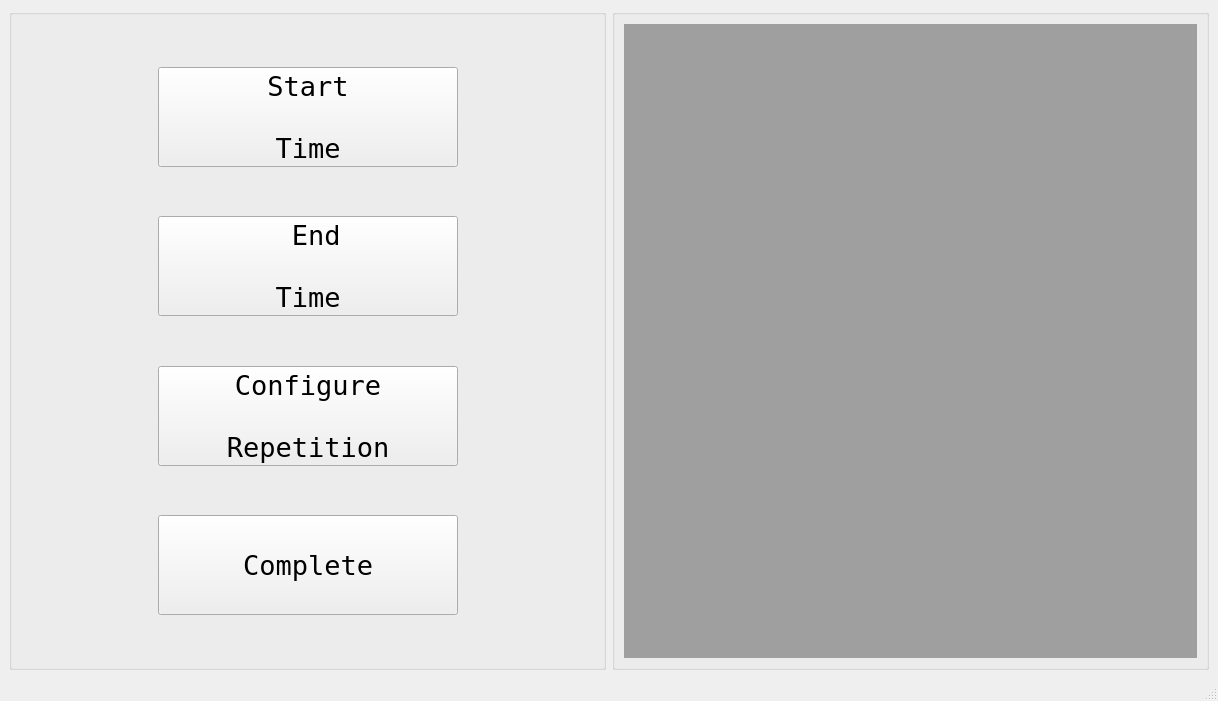
<?xml version="1.0" encoding="UTF-8"?>
<ui version="4.0">
 <class>BetterTimeGet</class>
 <widget class="QMainWindow" name="BetterTimeGet">
  <property name="geometry">
   <rect>
    <x>0</x>
    <y>0</y>
    <width>1218</width>
    <height>701</height>
   </rect>
  </property>
  <property name="windowTitle">
   <string>MainWindow</string>
  </property>
  <widget class="QWidget" name="centralwidget">
   <layout class="QHBoxLayout" name="horizontalLayout_5">
    <item>
     <widget class="QGroupBox" name="groupBox">
      <property name="title">
       <string/>
      </property>
      <layout class="QVBoxLayout" name="verticalLayout">
       <item>
        <spacer name="verticalSpacer_4">
         <property name="orientation">
          <enum>Qt::Vertical</enum>
         </property>
         <property name="sizeHint" stdset="0">
          <size>
           <width>20</width>
           <height>40</height>
          </size>
         </property>
        </spacer>
       </item>
       <item>
        <layout class="QHBoxLayout" name="horizontalLayout_3">
         <item>
          <spacer name="horizontalSpacer">
           <property name="orientation">
            <enum>Qt::Horizontal</enum>
           </property>
           <property name="sizeHint" stdset="0">
            <size>
             <width>40</width>
             <height>20</height>
            </size>
           </property>
          </spacer>
         </item>
         <item>
          <widget class="QPushButton" name="startTime">
           <property name="minimumSize">
            <size>
             <width>300</width>
             <height>100</height>
            </size>
           </property>
           <property name="maximumSize">
            <size>
             <width>300</width>
             <height>100</height>
            </size>
           </property>
           <property name="font">
            <font>
             <family>Terminal</family>
             <pointsize>20</pointsize>
            </font>
           </property>
           <property name="text">
            <string>Start

Time</string>
           </property>
          </widget>
         </item>
         <item>
          <spacer name="horizontalSpacer_2">
           <property name="orientation">
            <enum>Qt::Horizontal</enum>
           </property>
           <property name="sizeHint" stdset="0">
            <size>
             <width>40</width>
             <height>20</height>
            </size>
           </property>
          </spacer>
         </item>
        </layout>
       </item>
       <item>
        <spacer name="verticalSpacer_3">
         <property name="orientation">
          <enum>Qt::Vertical</enum>
         </property>
         <property name="sizeHint" stdset="0">
          <size>
           <width>20</width>
           <height>40</height>
          </size>
         </property>
        </spacer>
       </item>
       <item>
        <layout class="QHBoxLayout" name="horizontalLayout_2">
         <item>
          <spacer name="horizontalSpacer_3">
           <property name="orientation">
            <enum>Qt::Horizontal</enum>
           </property>
           <property name="sizeHint" stdset="0">
            <size>
             <width>40</width>
             <height>20</height>
            </size>
           </property>
          </spacer>
         </item>
         <item>
          <widget class="QPushButton" name="endTime">
           <property name="minimumSize">
            <size>
             <width>300</width>
             <height>100</height>
            </size>
           </property>
           <property name="maximumSize">
            <size>
             <width>300</width>
             <height>100</height>
            </size>
           </property>
           <property name="font">
            <font>
             <family>Terminal</family>
             <pointsize>20</pointsize>
            </font>
           </property>
           <property name="text">
            <string> End

Time</string>
           </property>
          </widget>
         </item>
         <item>
          <spacer name="horizontalSpacer_4">
           <property name="orientation">
            <enum>Qt::Horizontal</enum>
           </property>
           <property name="sizeHint" stdset="0">
            <size>
             <width>40</width>
             <height>20</height>
            </size>
           </property>
          </spacer>
         </item>
        </layout>
       </item>
       <item>
        <spacer name="verticalSpacer_2">
         <property name="orientation">
          <enum>Qt::Vertical</enum>
         </property>
         <property name="sizeHint" stdset="0">
          <size>
           <width>20</width>
           <height>40</height>
          </size>
         </property>
        </spacer>
       </item>
       <item>
        <layout class="QHBoxLayout" name="horizontalLayout">
         <item>
          <spacer name="horizontalSpacer_5">
           <property name="orientation">
            <enum>Qt::Horizontal</enum>
           </property>
           <property name="sizeHint" stdset="0">
            <size>
             <width>40</width>
             <height>20</height>
            </size>
           </property>
          </spacer>
         </item>
         <item>
          <widget class="QPushButton" name="repConfig">
           <property name="minimumSize">
            <size>
             <width>300</width>
             <height>100</height>
            </size>
           </property>
           <property name="maximumSize">
            <size>
             <width>300</width>
             <height>100</height>
            </size>
           </property>
           <property name="font">
            <font>
             <family>Terminal</family>
             <pointsize>20</pointsize>
            </font>
           </property>
           <property name="text">
            <string>Configure

Repetition</string>
           </property>
          </widget>
         </item>
         <item>
          <spacer name="horizontalSpacer_6">
           <property name="orientation">
            <enum>Qt::Horizontal</enum>
           </property>
           <property name="sizeHint" stdset="0">
            <size>
             <width>40</width>
             <height>20</height>
            </size>
           </property>
          </spacer>
         </item>
        </layout>
       </item>
       <item>
        <spacer name="verticalSpacer">
         <property name="orientation">
          <enum>Qt::Vertical</enum>
         </property>
         <property name="sizeHint" stdset="0">
          <size>
           <width>20</width>
           <height>40</height>
          </size>
         </property>
        </spacer>
       </item>
       <item>
        <layout class="QHBoxLayout" name="horizontalLayout_4">
         <item>
          <spacer name="horizontalSpacer_7">
           <property name="orientation">
            <enum>Qt::Horizontal</enum>
           </property>
           <property name="sizeHint" stdset="0">
            <size>
             <width>40</width>
             <height>20</height>
            </size>
           </property>
          </spacer>
         </item>
         <item>
          <widget class="QPushButton" name="complete">
           <property name="minimumSize">
            <size>
             <width>300</width>
             <height>100</height>
            </size>
           </property>
           <property name="maximumSize">
            <size>
             <width>300</width>
             <height>100</height>
            </size>
           </property>
           <property name="font">
            <font>
             <family>Terminal</family>
             <pointsize>20</pointsize>
            </font>
           </property>
           <property name="text">
            <string>Complete</string>
           </property>
          </widget>
         </item>
         <item>
          <spacer name="horizontalSpacer_8">
           <property name="orientation">
            <enum>Qt::Horizontal</enum>
           </property>
           <property name="sizeHint" stdset="0">
            <size>
             <width>40</width>
             <height>20</height>
            </size>
           </property>
          </spacer>
         </item>
        </layout>
       </item>
       <item>
        <spacer name="verticalSpacer_5">
         <property name="orientation">
          <enum>Qt::Vertical</enum>
         </property>
         <property name="sizeHint" stdset="0">
          <size>
           <width>20</width>
           <height>40</height>
          </size>
         </property>
        </spacer>
       </item>
      </layout>
     </widget>
    </item>
    <item>
     <widget class="QGroupBox" name="groupBox_2">
      <property name="title">
       <string/>
      </property>
      <layout class="QVBoxLayout" name="verticalLayout_2">
       <item>
        <widget class="QMdiArea" name="mdiArea"/>
       </item>
      </layout>
     </widget>
    </item>
   </layout>
  </widget>
  <widget class="QMenuBar" name="menubar">
   <property name="geometry">
    <rect>
     <x>0</x>
     <y>0</y>
     <width>1218</width>
     <height>21</height>
    </rect>
   </property>
  </widget>
  <widget class="QStatusBar" name="statusbar"/>
 </widget>
 <resources/>
 <connections/>
</ui>
